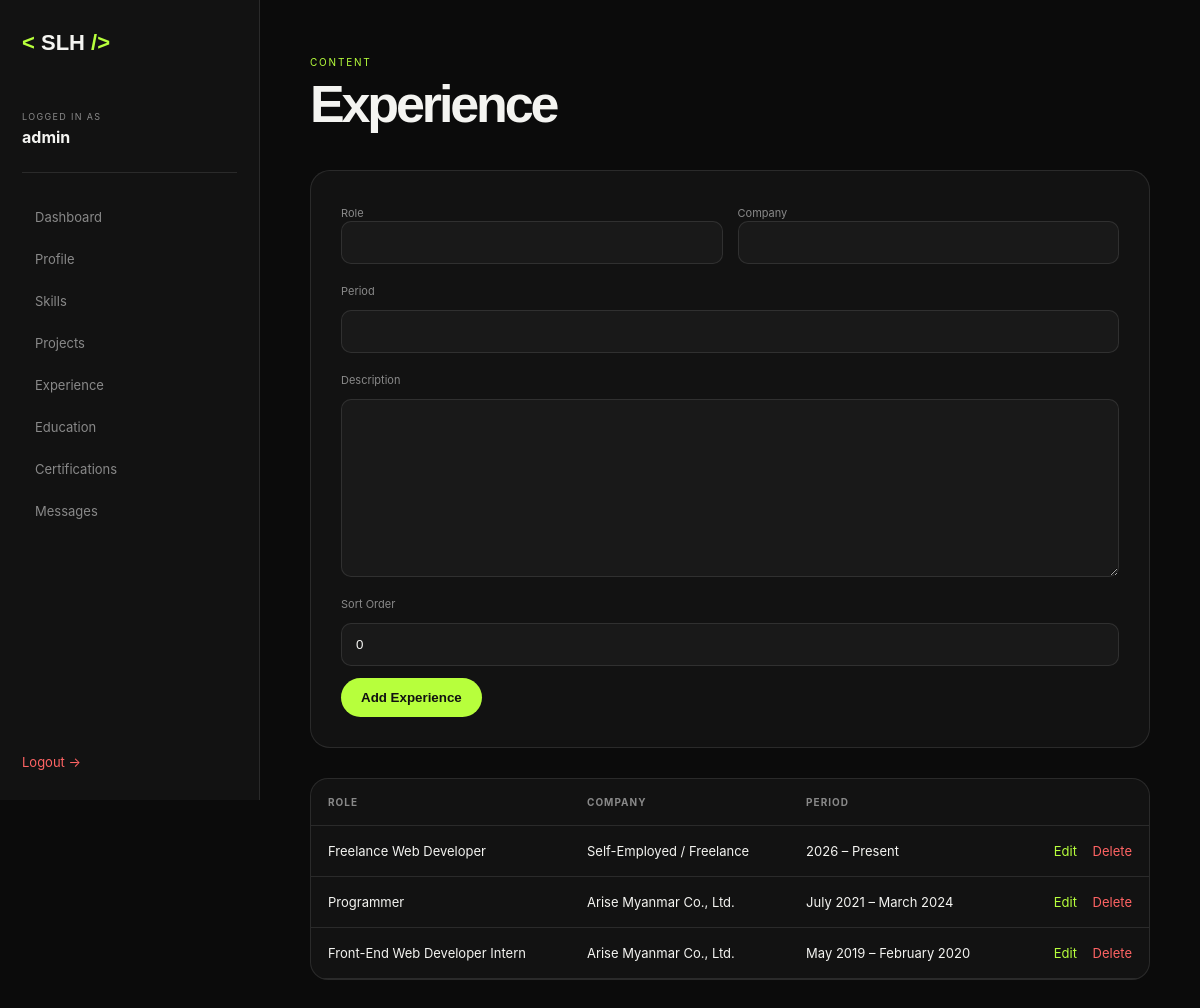
Screenshot of /admin/experience.php (signed in) with the database file from the repository.
### tables this page shows
CREATE TABLE experience (
    id INT UNSIGNED AUTO_INCREMENT PRIMARY KEY,
    role VARCHAR(150) NOT NULL,
    company VARCHAR(150) NOT NULL,
    period VARCHAR(100) NOT NULL,
    description TEXT,
    sort_order INT DEFAULT 0,
    created_at TIMESTAMP DEFAULT CURRENT_TIMESTAMP
);

### includes/functions.php (called while the page is built, shortened)
<?php
require_once __DIR__ . '/../config/database.php';
function e(?string $value): string
{
    return htmlspecialchars($value ?? '', ENT_QUOTES, 'UTF-8');
}
function db_all(
    string $sql,
    array $params = []
): array {
    $stmt = db()->prepare($sql);
    $stmt->execute($params);
    return $stmt->fetchAll();
}

### config/database.php (called while the page is built, shortened)
<?php
function db(): PDO
{
    try {
        $pdo = new PDO(
            'mysql:host=' . DB_HOST . ';dbname=' . DB_NAME . ';charset=utf8mb4',
            DB_USER,
            DB_PASS,
            [
                PDO::ATTR_ERRMODE => PDO::ERRMODE_EXCEPTION,
                PDO::ATTR_DEFAULT_FETCH_MODE => PDO::FETCH_ASSOC,
                PDO::ATTR_EMULATE_PREPARES => false,
            ]
        );
        return $pdo;
    } catch (PDOException $e) {
        die(
            '<div style="
                font-family:Arial;
                max-width:700px;
                margin:80px auto;
                padding:30px;
                border:1px solid #ddd;
                border-radius:15px;
            ">
                <h2>Database Connection Error</h2>
                <p>Please check <strong>config/config.php</strong>.</p>
                <p>Also make sure MySQL is running and <strong>database/schema.sql</strong> has been imported.</p>
            </div>'
        );
    }
}

### admin/experience.php (the view, shortened to what this page needs)
<?php
require_once __DIR__ . '/../includes/functions.php';
$edit = isset($_GET['edit'])
    ? db_one(
        "SELECT * FROM experience WHERE id=?",
        [(int) $_GET['edit']]
    )
    : null;
$items = db_all(
    "SELECT * FROM experience ORDER BY sort_order, id"
);
require_once __DIR__ . '/layout.php';
?>
<div class="admin-content">
    <div class="admin-page-head">
        <div>
            <span>CONTENT</span>
            <h1>Experience</h1>
        </div>
    </div>
    <form method="POST" class="admin-form">
        <div class="form-two">
            <div>
                <label>Role</label>
                <input
                    type="text"
                    name="role"
                    required
                    value="<?= e($edit['role'] ?? '') ?>"
                >
            </div>
            <div>
                <label>Company</label>
                <input
                    type="text"
                    name="company"
                    required
                    value="<?= e($edit['company'] ?? '') ?>"
                >
            </div>
        </div>
        <label>Period</label>
        <input
            type="text"
            name="period"
            value="<?= e($edit['period'] ?? '') ?>"
        >
        <label>Description</label>
        <textarea
            name="description"
            rows="10"
        ><?= e($edit['description'] ?? '') ?></textarea>
        <label>Sort Order</label>
        <input
            type="number"
            name="sort_order"
            value="<?= e((string)($edit['sort_order'] ?? 0)) ?>"
        >
        <button class="admin-btn">
            <?= $edit ? 'Update Experience' : 'Add Experience' ?>
        </button>
    </form>
    <div class="admin-table-wrap">
        <table class="admin-table">
            <thead>
                <tr>
                    <th>Role</th>
                    <th>Company</th>
                    <th>Period</th>
                    <th></th>
                </tr>
            </thead>
            <tbody>
            <?php foreach ($items as $item): ?>
                <tr>
                    <td><?= e($item['role']) ?></td>
                    <td><?= e($item['company']) ?></td>
                    <td><?= e($item['period']) ?></td>
                    <td class="actions">
                        <a href="?edit=<?= $item['id'] ?>">
                            Edit
                        </a>
                        <a
                            href="?delete=<?= $item['id'] ?>"
                            onclick="return confirm('Delete this experience?')"
                            class="danger"
                        >
                            Delete
                        </a>
                    </td>
                </tr>
            <?php endforeach; ?>
            </tbody>
        </table>
    </div>
</div>
</main>
</div>
</body>
</html>

### assets/css/admin.css (style rules this page uses)
:root { --admin-bg: #0b0b0b; --admin-surface: #121212; --admin-surface-2: #191919; --admin-border: rgba(255,255,255,.1); --admin-text: #f4f4f1; --admin-muted: #898989; --admin-accent: #b7ff3c; --admin-danger: #ff6464; }
* { box-sizing: border-box; }
body { margin: 0; background: var(--admin-bg); color: var(--admin-text); font-family: Inter, Arial, sans-serif; }
a { color: inherit; text-decoration: none; }
.admin-content { max-width: 1200px; padding: 50px; }
.admin-page-head { display: flex; justify-content: space-between; align-items: flex-end; gap: 20px; margin-bottom: 40px; }
.admin-page-head span { color: var(--admin-accent); font-size: 10px; letter-spacing: .18em; }
.admin-page-head h1 { margin: 8px 0 0; font-family: "Space Grotesk", sans-serif; font-size: 52px; line-height: 1; letter-spacing: -.06em; }
.admin-form { display: grid; gap: 12px; padding: 30px; background: var(--admin-surface); border: 1px solid var(--admin-border); border-radius: 20px; margin-bottom: 30px; }
.admin-form label { color: var(--admin-muted); font-size: 11px; margin-top: 8px; }
.admin-form input, .admin-form textarea, .login-card input { width: 100%; padding: 13px 14px; color: var(--admin-text); background: var(--admin-surface-2); border: 1px solid var(--admin-border); border-radius: 10px; outline: none; }
.admin-form textarea { resize: vertical; }
.form-two { display: grid; grid-template-columns: 1fr 1fr; gap: 15px; }
.admin-btn { width: fit-content; padding: 12px 20px; border: 0; border-radius: 999px; background: var(--admin-accent); color: #111; font-weight: 800; cursor: pointer; }
.admin-table-wrap { overflow-x: auto; background: var(--admin-surface); border: 1px solid var(--admin-border); border-radius: 18px; }
.admin-table { width: 100%; border-collapse: collapse; }
.admin-table th, .admin-table td { padding: 17px; border-bottom: 1px solid var(--admin-border); text-align: left; font-size: 13px; }
.admin-table th { color: var(--admin-muted); font-size: 10px; text-transform: uppercase; letter-spacing: .1em; }
.actions { text-align: right !important; white-space: nowrap; }
.actions a { margin-left: 12px; color: var(--admin-accent); }
.actions .danger, .danger { color: var(--admin-danger) !important; }

### rows the page displays
experience: role "Freelance Web Developer", company "Self-Employed / Freelance", period "2026 – Present"
experience: role "Programmer", company "Arise Myanmar Co., Ltd.", period "July 2021 – March 2024"
experience: role "Front-End Web Developer Intern", company "Arise Myanmar Co., Ltd.", period "May 2019 – February 2020"

### other values shown
$_SESSION['admin_username'] "admin"
